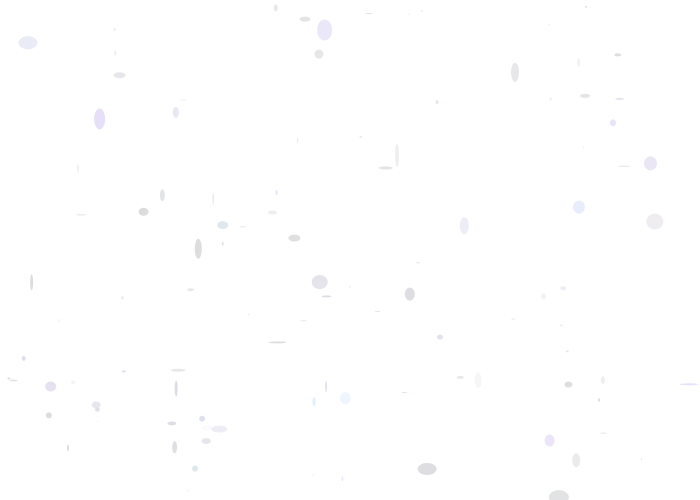
Frame 1 (no input)
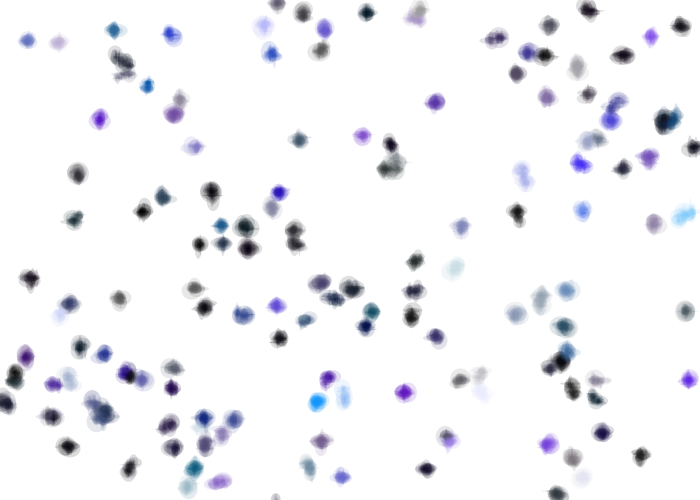
Frame 60 (the mouse pressed at the canvas centre just before this capture)
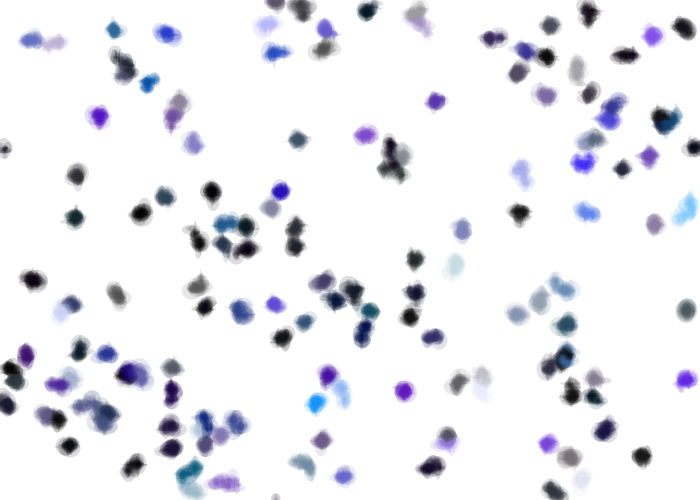
Frame 120 (the mouse held since frame 60 and released just before this capture)

The Processing sketch that drew these frames (run headless with seeded random() and noise(); from frame 60 on, the mouse is pressed at the canvas centre):

// Processing sketch: processing_126523
// ── processing_126523.pde

//set this to true if you want to painter to tile from one side of the screen to the other. 
//set it to false if you want the random painter to "bounce" off of the sketch bounds
boolean tilepaint = true;
//picks a random base hue to start with. Can be a fixed number if you want
int hueBase = int(random(360));
//set the hue range. A wider range brings in a more colors.
int hueRange = 72;

class Walker{
float x;
float y;
float H;
float S;
float B;

Walker(float newx, float newy,float newH, float newS, float newB){
  x = newx;
  y= newy;
  H = newH;
  S = newS;
  B = newB;
}

void display(){
float r = random(25);
noStroke();
fill(H,S,B,50);
ellipse(x,y,int(random(r)),int(random(r)));
}

void step(){
  float choice = int(random(4));
  
  
  if (choice ==0||x <=0){
      x++;}
  else if(choice ==1||x >=width){
      x--;}
  else if (choice ==2||y <=0){
      y++;}
  else if (choice ==3||y >=height){
      y--;}
       
   //if you've selected true for tilpaint then it will run this set of functions.
   if(tilepaint){
       if(x>width){
           x=0;
       }
       else if(x<0){
           x=width;
       }
       else if(y>height){
           y=0;
       }
       else if(y<0){
           y=height;
       }
   }
}}
Walker[] w = new Walker[150];


void setup(){
  size(700,500);
 for(int i =0;i<w.length;i++){
 float hue = hueBase + (random(hueRange)-hueRange/2);
  w[i] = new Walker(random(width),random(height),hue ,random(360),random(360));
 }
  background(255);
  colorMode(HSB, 360);

}
void draw(){
  for(int i =0;i<w.length;i++){
  w[i].step();
  w[i].display();
  }

}

void keyPressed() {
 if(key=='s'){ 
    saveImage();}

    if(key=='b') {
    filter(BLUR);
    }  }
void saveImage() {
  String fileName = timeStamp()+".png";
  PImage imageSave = get(0,0,width,height);
  imageSave.save(fileName);
}

String timeStamp() {
 String timestamp = year()+"_"+month()+"_"+day()+"_"+minute()+"_"+second()+"_"+millis();
 return timestamp;
}
